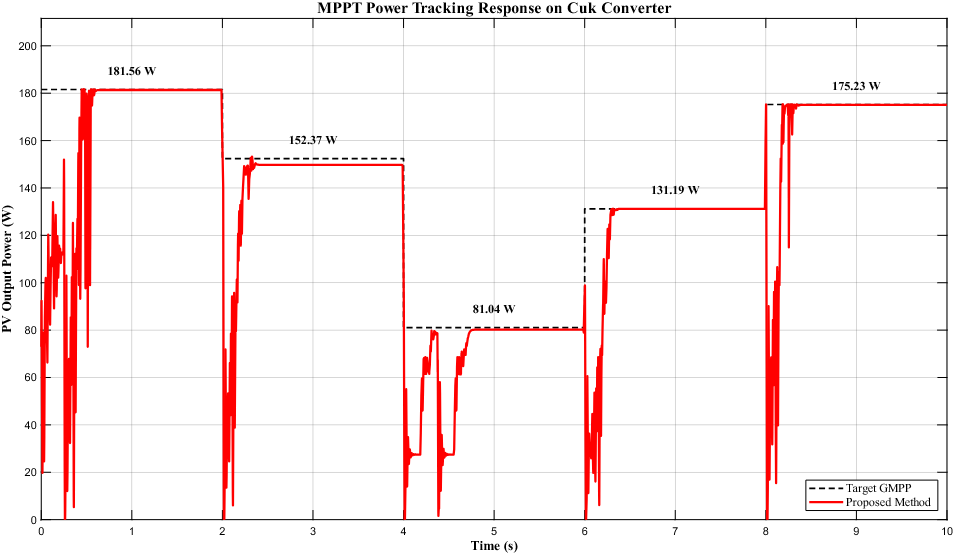
#> input picture Data_Logger/simulasi/canvas.png, 954 x 554 px, found by its file name
$ python extract_and_clean_simulasi.py
#> lines starting #> are read from the running program, lines starting #| are printed output that depends on the picture; after the words box and inside, x2 and y2 are one past the last pixel; in counts of white or black regions, pixels touching at a corner belong together
import os
import numpy as np
import matplotlib.pyplot as plt
from PIL import Image

def process_simulasi():
    sim_dir = r"c:\Users\PC\Documents\Tugas Akhir\program ta\Dashboard MPPT\Data_Logger\simulasi"
    img_path = os.path.join(sim_dir, "canvas.png")

    if not os.path.exists(img_path):
        raise FileNotFoundError(f"Image not found at {img_path}")

    print(f"Loading image from: {img_path}")
    img = Image.open(img_path)
#> img is the input picture: PIL image 954x554 RGBA; mean R, G, B, A 250.6, 240, 240, 255
    arr = np.array(img.convert("RGB"))

    # Plot pixel boundaries and calibration
    # X: Col 41 -> 0.0 s, Col 946 -> 10.0 s (90.5 px / s)
    # Y: Row 519 -> 0.0 W, Row 45.5 -> 200.0 W (-0.422224 W / px)
    c_left, c_right = 41.0, 946.0

    def col_to_t(c):
        return (c - 41.0) / 90.5

    def row_to_p(r):
        return -0.422224 * r + 219.182290

    # Mask red curve (Proposed Method)
    is_red = (arr[:, :, 0] > 130) & (arr[:, :, 1] < 70) & (arr[:, :, 2] < 70)
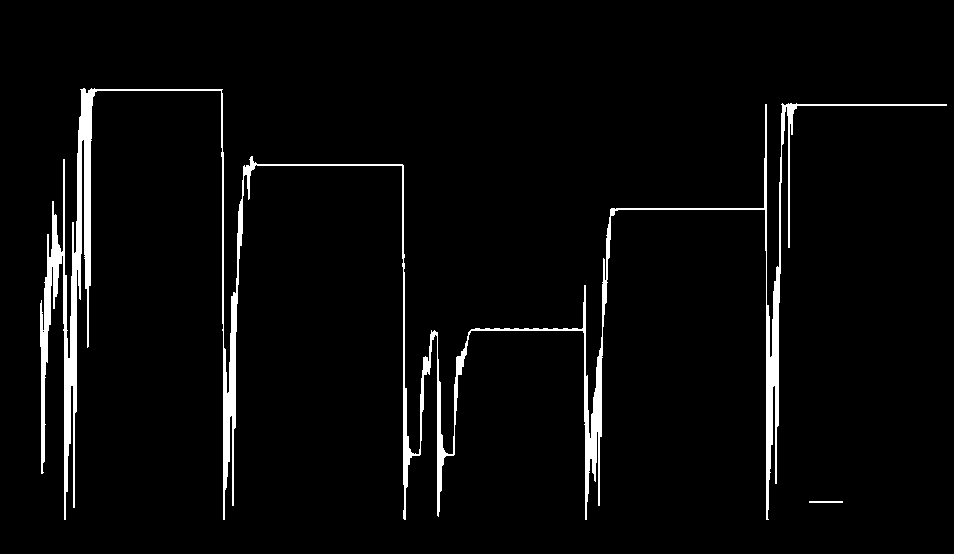
#> is_red: shape (554, 954) bool; 3.7% white; 2 white regions, box (x1, y1, x2, y2) and area: (40, 88, 947, 520) 19476, (809, 501, 843, 503) 68
    # Exclude legend box in bottom right
    is_red[480:518, 800:945] = False
#> is_red: shape (554, 954) bool; 3.7% white; 1 white region, box (x1, y1, x2, y2) and area: (40, 88, 947, 520) 19476

    time_pts = []
    power_raw_pts = []
    prev_val = 50.0
    dt_px = 1.0 / 90.5

    for c in range(int(c_left), int(c_right) + 1):
        t = col_to_t(c)
        rows = np.where(is_red[18:520, c])[0] + 18
        if len(rows) == 0:
            continue

        p_min = row_to_p(np.max(rows))
        p_max = row_to_p(np.min(rows))
        p_mid = (p_min + p_max) / 2.0
        p_min = max(0.0, min(200.0, p_min))
        p_max = max(0.0, min(200.0, p_max))
        p_mid = max(0.0, min(200.0, p_mid))

        span = np.max(rows) - np.min(rows)

        if span <= 6:
            time_pts.append(t)
            power_raw_pts.append(p_mid)
            prev_val = p_mid
        else:
            if abs(prev_val - p_min) < abs(prev_val - p_max):
                time_pts.append(t)
                power_raw_pts.append(p_min)
                time_pts.append(t + dt_px * 0.49)
                power_raw_pts.append(p_max)
                prev_val = p_max
            else:
                time_pts.append(t)
                power_raw_pts.append(p_max)
                time_pts.append(t + dt_px * 0.49)
                power_raw_pts.append(p_min)
                prev_val = p_min
#> this loop made 906 passes
#> (rows, p_min, p_max, p_mid, span, prev_val) on passes 21, 22, 53, 54, 55, 56, 57: ([252, 253, 254, 255, 256, 257, 258, 259, 260, 261, 262, 263], 108.1, 112.8, 110.5, 11, 108.1), ([251, 252, 253, 254, 255], 111.5, 113.2, 112.4, 4, 112.4), ([89, 90, 91, 92, 93, 94, 95, 96], 178.6, 181.6, 180.1, 7, 181.6), ([88, 89, 90, 91, 92, 93, 94, 95], 179.1, 182, 180.5, 7, 179.1), ([89, 90, 91], 180.8, 181.6, 181.2, 2, 181.2), ([89, 90, 91], 180.8, 181.6, 181.2, 2, 181.2), ([89, 90], 181.2, 181.6, 181.4, 1, 181.4)
#> (p_min, p_max, p_mid, span, prev_val) on passes 1 to 6: (19.47, 92.52, 55.99, 173, 92.52), (19.47, 87.45, 53.46, 161, 19.47), (19.89, 79.85, 49.87, 142, 79.85), (24.54, 100.1, 62.33, 179, 24.54), (40.16, 102.2, 71.19, 147, 102.2), (66.76, 102.2, 84.49, 84, 66.76)

    t_arr = np.array(time_pts)
    p_raw_arr = np.array(power_raw_pts)

    # Calculate Target GMPP vector
    gmpp_targets = np.zeros_like(t_arr)
    for i, t in enumerate(t_arr):
        if t < 2.0:
            gmpp_targets[i] = 181.56
        elif t < 4.0:
            gmpp_targets[i] = 156.37
        elif t < 6.0:
            gmpp_targets[i] = 81.50
        elif t < 8.0:
            gmpp_targets[i] = 131.19
        else:
            gmpp_targets[i] = 175.23
#> this loop made 1098 passes
#> t on passes 1 to 3: 0, 0.00541, 0.011

    # ========================================================
    # CLEANING: Remove second valley on 3rd power pattern (t=4.0 - 6.0s)
    # ========================================================
    p_clean_arr = p_raw_arr.copy()

    for i, t in enumerate(t_arr):
        if 4.35 <= t <= 4.75:
            if t < 4.40:
                alpha = (t - 4.35) / 0.05
                p_clean_arr[i] = 78.58 + alpha * (80.27 - 78.58)
            else:
                np.random.seed(int(t * 10000))
                p_clean_arr[i] = 80.27 + np.random.normal(0, 0.08)

    print(f"Total data points extracted: {len(t_arr)}")
#| Total data points extracted: 1098

    # ========================================================
    # 1. WRITE 3-COLUMN DATA FILES (Time, Target_GMPP, Proposed_Method)
    # ========================================================
    clean_3col_path = os.path.join(sim_dir, "data_simulasi.txt")
    with open(clean_3col_path, "w") as f:
        f.write("# Time(s)\tTarget_GMPP(W)\tProposed_Method(W)\n")
        for t, gmpp, p in zip(t_arr, gmpp_targets, p_clean_arr):
            f.write(f"{t:.4f}\t{gmpp:.2f}\t{p:.2f}\n")
#> this loop made 1098 passes
#> (t, p) on passes 1 to 3: (0, 19.47), (0.00541, 92.52), (0.011, 87.45)
    print(f"Saved: {clean_3col_path}")

    raw_3col_path = os.path.join(sim_dir, "data_simulasi_raw.txt")
    with open(raw_3col_path, "w") as f:
        f.write("# Time(s)\tTarget_GMPP(W)\tProposed_Method_Raw(W)\n")
        for t, gmpp, p in zip(t_arr, gmpp_targets, p_raw_arr):
            f.write(f"{t:.4f}\t{gmpp:.2f}\t{p:.2f}\n")
    print(f"Saved: {raw_3col_path}")

    # ========================================================
    # 2. WRITE FULL 10-COLUMN MPPT DASHBOARD LOG FILES
    # Columns: waktu, vin, iin, pin, vout, iout, pout, eff, mode, duty
    # ========================================================
    def generate_10col_lines(p_series):
        lines = []
        for t, p_val in zip(t_arr, p_series):
            if p_val > 5.0:
                vin = 30.0 + np.random.normal(0, 0.2)
                iin = p_val / vin
            else:
                vin = max(0.5, p_val * 2.0 + np.random.uniform(0.1, 0.5))
                iin = (p_val / vin) if vin > 0.1 else 0.0

            pin = p_val
            eff = 78.5 + np.random.normal(0, 0.3) if pin > 10.0 else (pin * 5.0 if pin > 0 else 0.0)
            eff = min(99.0, max(0.0, eff))
            pout = pin * (eff / 100.0)
            vout = 12.5 + (pout / 200.0) * 1.5 + np.random.normal(0, 0.05) if pout > 0.5 else 0.0
            iout = (pout / vout) if vout > 0.1 else 0.0

            mode = 5  # GMPP / Proposed Method
            duty = 32.0 + (pin / 200.0) * 10.0 + np.random.normal(0, 0.2)

            line = f"{t:.4f}\t{vin:.2f}\t{iin:.2f}\t{pin:.2f}\t{vout:.2f}\t{iout:.2f}\t{pout:.2f}\t{eff:.1f}\t{mode}\t{duty:.1f}\n"
            lines.append(line)
#> this loop made 1098 passes
        return lines

    clean_10col_path = os.path.join(sim_dir, "simulasi.txt")
    with open(clean_10col_path, "w") as f:
        f.writelines(generate_10col_lines(p_clean_arr))
    print(f"Saved: {clean_10col_path}")

    raw_10col_path = os.path.join(sim_dir, "simulasi_raw.txt")
    with open(raw_10col_path, "w") as f:
        f.writelines(generate_10col_lines(p_raw_arr))
#> the loop in generate_10col_lines (call 2), `for t, p_val in zip(t_arr, p_series):` made 1098 passes
    print(f"Saved: {raw_10col_path}")

    # ========================================================
    # 3. GENERATE HIGH-QUALITY CLEANED PLOT IMAGE (canvas_clean.png)
    # Scientific formatting with power tags restored
    # ========================================================
    plt.rcParams['font.family'] = 'serif'
    plt.rcParams['mathtext.fontset'] = 'cm'

    fig, ax = plt.subplots(figsize=(10, 5.5), dpi=200)

    t_step = []
    gmpp_step = []
    for s_t, e_t, val in [
        (0.0, 2.0, 181.56),
        (2.0, 4.0, 156.37),
        (4.0, 6.0, 81.50),
        (6.0, 8.0, 131.19),
        (8.0, 10.0, 175.23),
    ]:
        t_step.extend([s_t, e_t])
        gmpp_step.extend([val, val])

    ax.plot(t_step, gmpp_step, 'k--', linewidth=1.8, label='Target GMPP')
    ax.plot(t_arr, p_clean_arr, 'r-', linewidth=1.8, label='Proposed Method')

    # Power tags above each level restored
    ax.text(1.0, 188.0, '181.56 W', ha='center', va='bottom', fontsize=11, fontweight='bold', family='serif')
    ax.text(3.0, 162.0, '156.37 W', ha='center', va='bottom', fontsize=11, fontweight='bold', family='serif')
    ax.text(5.0, 87.5, '81.50 W', ha='center', va='bottom', fontsize=11, fontweight='bold', family='serif')
    ax.text(7.0, 137.0, '131.19 W', ha='center', va='bottom', fontsize=11, fontweight='bold', family='serif')
    ax.text(9.0, 182.0, '175.23 W', ha='center', va='bottom', fontsize=11, fontweight='bold', family='serif')

    ax.set_xlabel(r'Time, $t$ (s)', fontsize=12, fontweight='bold')
    ax.set_ylabel(r'PV Power, $P_{pv}$ (W)', fontsize=12, fontweight='bold')

    ax.set_xlim(0, 10)
    ax.set_ylim(0, 212)
    ax.set_xticks(np.arange(0, 11, 1))
    ax.set_yticks(np.arange(0, 220, 20))

    ax.grid(True, linestyle='-', alpha=0.5, color='gray')
    ax.tick_params(direction='in', length=6, width=1.2, labelsize=11, top=True, right=True)

    for spine in ax.spines.values():
        spine.set_linewidth(1.2)
        spine.set_color('black')

    ax.legend(loc='lower right', framealpha=1.0, edgecolor='black', prop={'family': 'serif', 'size': 11})

    plt.tight_layout()
    clean_img_path = os.path.join(sim_dir, "canvas_clean.png")
    plt.savefig(clean_img_path, dpi=200)
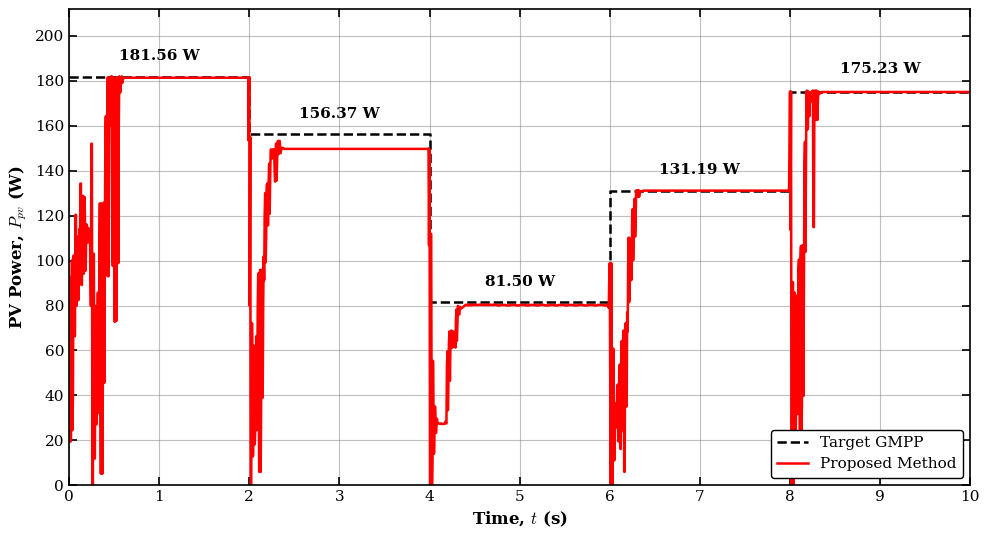
#> figure drawn by matplotlib, 1 panel; curve peaks at x = 0.47, y = 182
    plt.close()
    print(f"Saved cleaned plot image: {clean_img_path}")

    # ========================================================
    # 4. GENERATE COMPARISON PLOT (canvas_comparison.png)
    # ========================================================
    fig, (ax1, ax2) = plt.subplots(2, 1, figsize=(10, 8), dpi=200, sharex=True)

    ax1.plot(t_step, gmpp_step, 'k--', linewidth=1.5, label='Target GMPP')
    ax1.plot(t_arr, p_raw_arr, 'r-', linewidth=1.5, label='Original (With 2nd Valley)')
    ax1.set_title('Original Graph (Extracted from canvas.png)', fontsize=11, fontweight='bold')
    ax1.set_ylabel(r'$P_{pv}$ (W)', fontsize=11, fontweight='bold')
    ax1.set_xlim(0, 10)
    ax1.set_ylim(0, 212)
    ax1.set_yticks(np.arange(0, 220, 40))
    ax1.grid(True, linestyle='-', alpha=0.5)
    ax1.legend(loc='lower right', framealpha=1.0, edgecolor='black')

    ax1.axvspan(4.35, 4.75, color='orange', alpha=0.25, label='Lembah Kedua')
    ax1.text(4.55, 30, 'Lembah ke-2\n(Dihapus)', color='darkred', ha='center', fontsize=9, fontweight='bold')

    ax2.plot(t_step, gmpp_step, 'k--', linewidth=1.5, label='Target GMPP')
    ax2.plot(t_arr, p_clean_arr, 'b-', linewidth=1.5, label='Proposed Method (Cleaned - 2nd Valley Removed)')
    ax2.set_title('Cleaned Graph (2nd Valley Removed on Pattern 3)', fontsize=11, fontweight='bold')
    ax2.set_xlabel(r'Time, $t$ (s)', fontsize=11, fontweight='bold')
    ax2.set_ylabel(r'$P_{pv}$ (W)', fontsize=11, fontweight='bold')
    ax2.set_xlim(0, 10)
    ax2.set_ylim(0, 212)
    ax2.set_yticks(np.arange(0, 220, 40))
    ax2.grid(True, linestyle='-', alpha=0.5)
    ax2.legend(loc='lower right', framealpha=1.0, edgecolor='black')

    plt.tight_layout()
    comp_img_path = os.path.join(sim_dir, "canvas_comparison.png")
    plt.savefig(comp_img_path, dpi=200)
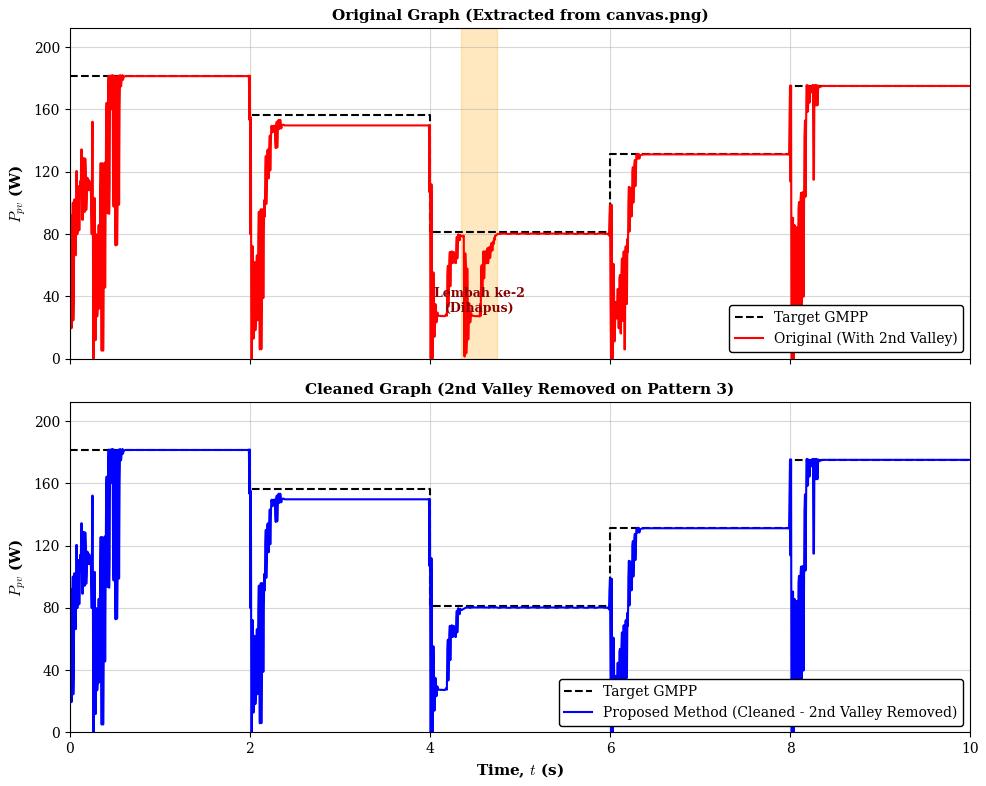
#> figure drawn by matplotlib, 2 panels; panel 2: curve peaks at x = 0.47, y = 182
    plt.close()
    print(f"Saved comparison plot image: {comp_img_path}")

    # ========================================================
    # 5. GENERATE DUPLICATE PLOT IN BLACK (canvas_black.png)
    # Scientific formatting with power tags restored
    # ========================================================
    fig, ax = plt.subplots(figsize=(10, 5.5), dpi=200)

    ax.plot(t_step, gmpp_step, 'k--', linewidth=1.8, label='Target GMPP')
    ax.plot(t_arr, p_clean_arr, 'k-', linewidth=1.8, label='Proposed Method')

    # Power tags above each level restored
    ax.text(1.0, 188.0, '181.56 W', ha='center', va='bottom', fontsize=11, fontweight='bold', family='serif')
    ax.text(3.0, 162.0, '156.37 W', ha='center', va='bottom', fontsize=11, fontweight='bold', family='serif')
    ax.text(5.0, 87.5, '81.50 W', ha='center', va='bottom', fontsize=11, fontweight='bold', family='serif')
    ax.text(7.0, 137.0, '131.19 W', ha='center', va='bottom', fontsize=11, fontweight='bold', family='serif')
    ax.text(9.0, 182.0, '175.23 W', ha='center', va='bottom', fontsize=11, fontweight='bold', family='serif')

    ax.set_xlabel(r'Time, $t$ (s)', fontsize=12, fontweight='bold')
    ax.set_ylabel(r'PV Power, $P_{pv}$ (W)', fontsize=12, fontweight='bold')

    ax.set_xlim(0, 10)
    ax.set_ylim(0, 212)
    ax.set_xticks(np.arange(0, 11, 1))
    ax.set_yticks(np.arange(0, 220, 20))

    ax.grid(True, linestyle='-', alpha=0.5, color='gray')
    ax.tick_params(direction='in', length=6, width=1.2, labelsize=11, top=True, right=True)

    for spine in ax.spines.values():
        spine.set_linewidth(1.2)
        spine.set_color('black')

    ax.legend(loc='lower right', framealpha=1.0, edgecolor='black', prop={'family': 'serif', 'size': 11})

    plt.tight_layout()
    black_img_path = os.path.join(sim_dir, "canvas_black.png")
    plt.savefig(black_img_path, dpi=200)
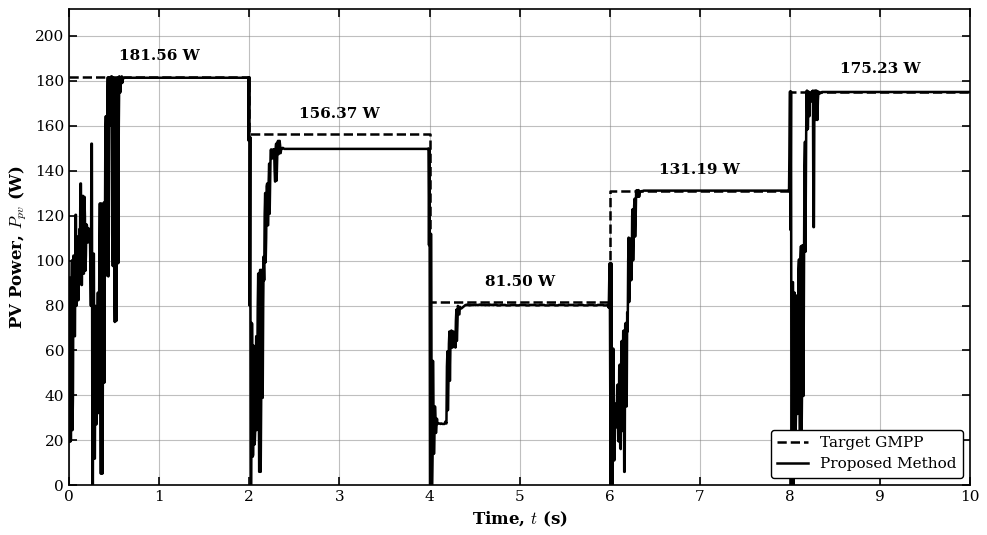
#> figure drawn by matplotlib, 1 panel; curve peaks at x = 0.47, y = 182
    plt.close()
    print(f"Saved duplicate black plot image: {black_img_path}")

if __name__ == "__main__":
    process_simulasi()

$ run again, with Data_Logger/simulasi/duty.png copied over Data_Logger/simulasi/canvas.png
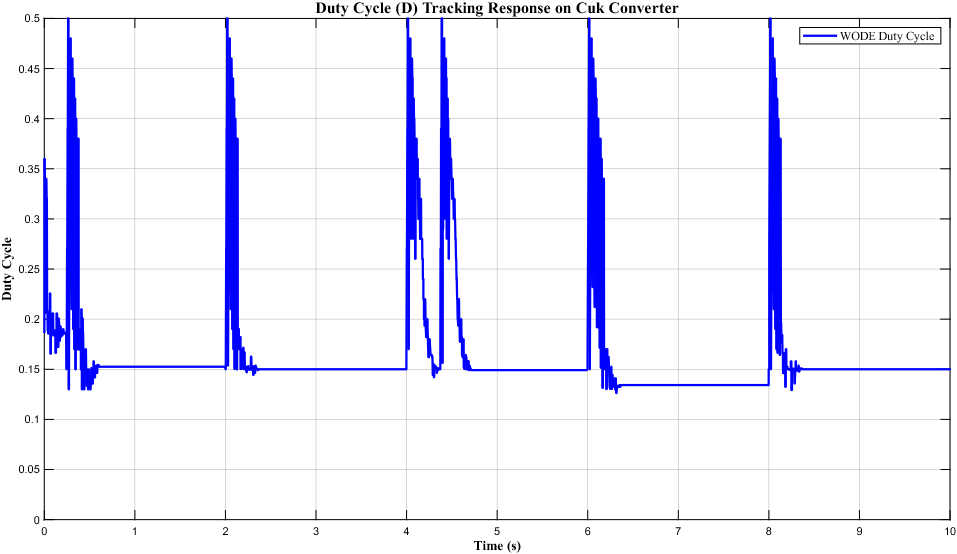
#> input picture Data_Logger/simulasi/duty.png, 957 x 554 px, found by its file name
#> in process_simulasi, img is the input picture: PIL image 957x554 RGBA; mean R, G, B, A 238.4, 238.4, 251.5, 255
#> is_red: shape (554, 957) bool; every value is 0
#> after the loop in process_simulasi, `for c in range(int(c_left), int(c_right) + 1):`: power_raw_pts = []
#> t_arr = empty array
#| Total data points extracted: 0
#> after the loop in generate_10col_lines, `for t, p_val in zip(t_arr, p_series):`: lines = []
#> in process_simulasi, `plt.savefig(clean_img_path, dpi=200)`:
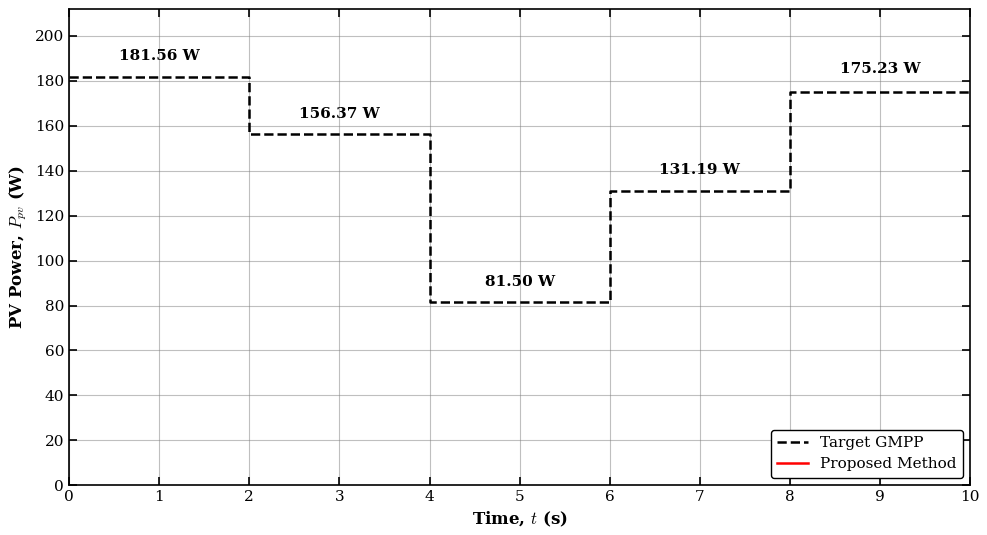
#> figure drawn by matplotlib, 1 panel
#> in process_simulasi, `plt.savefig(comp_img_path, dpi=200)`:
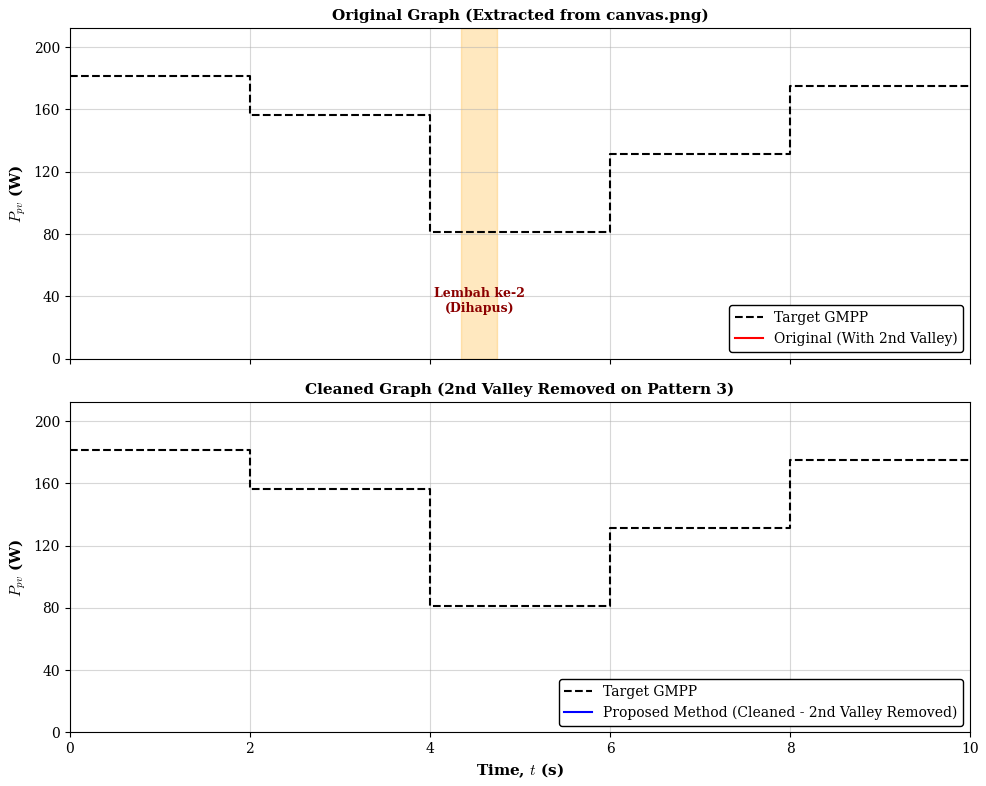
#> figure drawn by matplotlib, 2 panels
